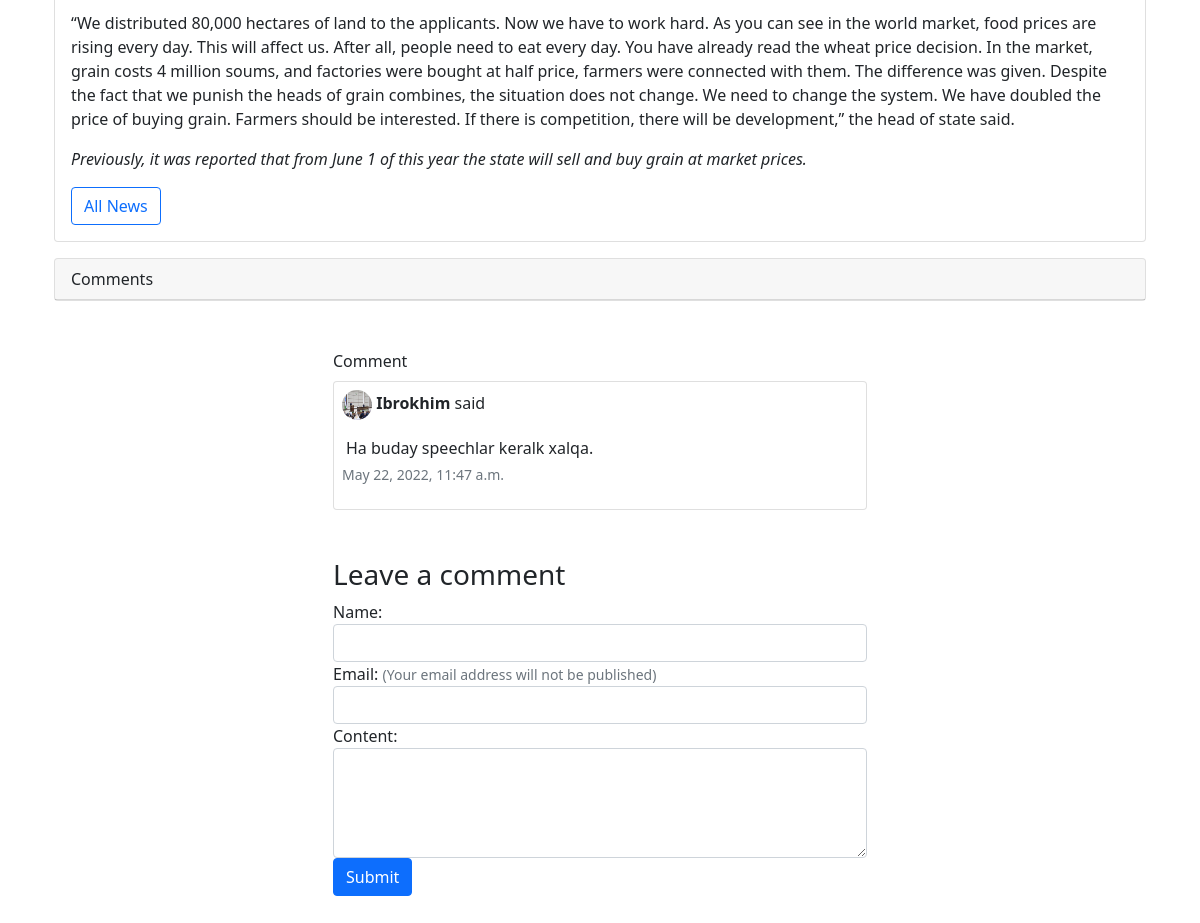
Page /11/ (lower part) on the earlier database version.
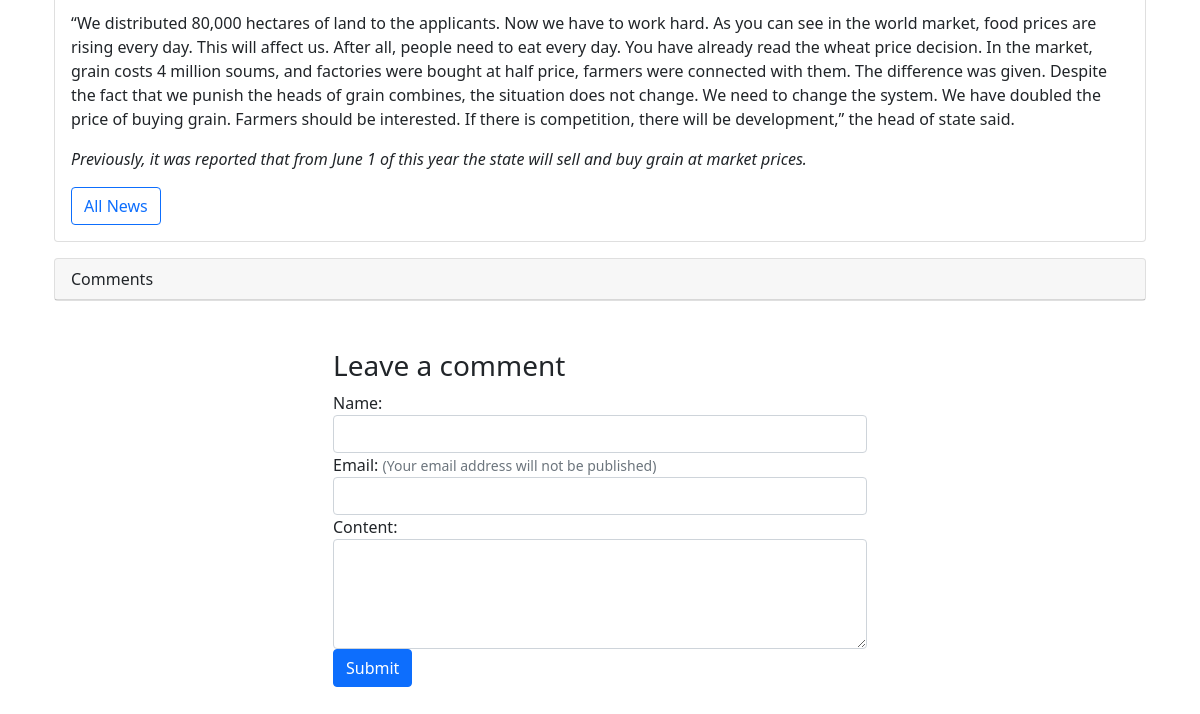
Same page on the later database version.
### articles/models.py (models this page shows, shortened)
class Comment(models.Model):
    name = models.CharField(max_length=50)
    email = models.EmailField(max_length=100)
    content = models.TextField()
    post = models.ForeignKey(Article, on_delete=models.CASCADE)
    created = models.DateTimeField(auto_now_add=True)
    class Meta:
        ordering = ('-created',)

class Article(models.Model):
    title = models.CharField(max_length=150,default='')
    summary = models.CharField(max_length=500, blank=True)
    body = RichTextField()
    picture = models.ImageField(upload_to='images/', blank=True)
    date = models.DateField(auto_now_add=True)
    author = models.ForeignKey(
        get_user_model(),
        on_delete=models.CASCADE,
    )

### articles/views.py (the view, shortened to what this page needs)
# urls.py: path('<int:pk>/', ArticleDetailView.as_view(), name='article_detail'),
class ArticleDetailView( DetailView):
    model = Article
    template_name = 'article_detail.html'
    def get_context_data(self, **kwargs):
        context = super().get_context_data(**kwargs)
        pk = self.kwargs["pk"]
        form = CommentForm()
        post = get_object_or_404(Article, pk=pk)
        comments = post.comment_set.all()
        context['post'] = post
        context['comments'] = comments
        context['form'] = form
        return context

### articles/forms.py
class CommentForm(forms.ModelForm):
    class Meta:
        model = Comment
        fields = ('name', 'email', 'content')

### templates/article_detail.html (shortened to what this page needs)
{% extends 'base.html' %}
{% load static %}
{% block content %}
    <div class="container-fluid">
        <div class="card" >
          <div class="card-body">
              <p class="card-text">{{ object.body | safe }}</p>
              {% if user.is_authenticated and object.author.id == user.id %}
              <a href="{% url 'article_edit' object.id %}" role="button" class="btn btn-outline-primary">Edit</a> |
              <a href="{% url 'article_delete' object.id %}" role="button" class="btn btn-outline-primary">Delete</a> |
              <a href="{% url 'article_list' %}" role="button" class="btn btn-outline-primary">All News</a>
              {% else %}
              <a href="{% url 'article_list' %}"  role="button" class="btn btn-outline-primary">All News</a>
              {% endif %}
          </div>
        </div>
        <div class="card">
            <div class="card-header">Comments</div>
        </div>
    </div>
<div class="container-fluid my-5">
  {% if comments %}
  <div class="row mt-5">
    <div class="col-lg-6 offset-lg-3">
      Comment{{ comments.count|pluralize }}
      <span class="badge badge-dark ml-2">{{ comments.count }}</span>
    </div>
    {% for comment in comments %}
    <div class="col-lg-6 offset-lg-3 mt-2">
      <div class="card p-2">
        <div class="row">
          <div class="col-12">
            <img class="rounded-circle mr-2" src="{{ object.picture.url }}" width="30px" height="30px" alt="Avatar">
            <strong>{{ comment.name }}</strong> said
          </div>
          <div class="col-12">
            <p class="m-1 mt-3">{{ comment.content }}</p>
            <p class="text-right text-muted"><small>{{ comment.created }}</small></p>
          </div>
        </div>
      </div>
    </div>
    {% endfor %}
  </div>
  {% endif %}
  <div class="row mt-5">
    <div class="col-lg-6 offset-lg-3">
      <h3>Leave a comment</h3>
      <form method='POST'>
        <div class="form-group">
          {{ form.name.label_tag }}
          <input type="text" class="form-control {% if form.name.errors %}is-invalid{% endif %}" id="id_name"
            name="name" value="{{ form.name.value|default:'' }}">
        </div>
        <div class="form-group">
          {{ form.email.label_tag }}
          <span class="text-muted"><small>(Your email address will not be published)</small></span>
          <input type="text" class="form-control {% if form.email.errors %}is-invalid{% endif %}" id="id_email"
            name="email" value="{{ form.email.value|default:'' }}">
        </div>
        <div class="form-group">
          {{ form.content.label_tag }}
          <textarea class="form-control {% if form.content.errors %}is-invalid{% endif %}" id="id_content"
            name="content" rows="4">{{ form.content.value|default:'' }}</textarea>
        </div>
        <button class="btn btn-primary ml-2" type="submit">Submit</button>
      </form>
    </div>
  </div>
</div>
{% endblock content %}

Differences in the rows shown:
removed Comment: picture (picture), name "Ibrokhim", content "Ha buday speechlar keralk xalqa.", created "May 22, 2022, 11:47 a.m."
Other differences:
text no longer shown: "Comment"
